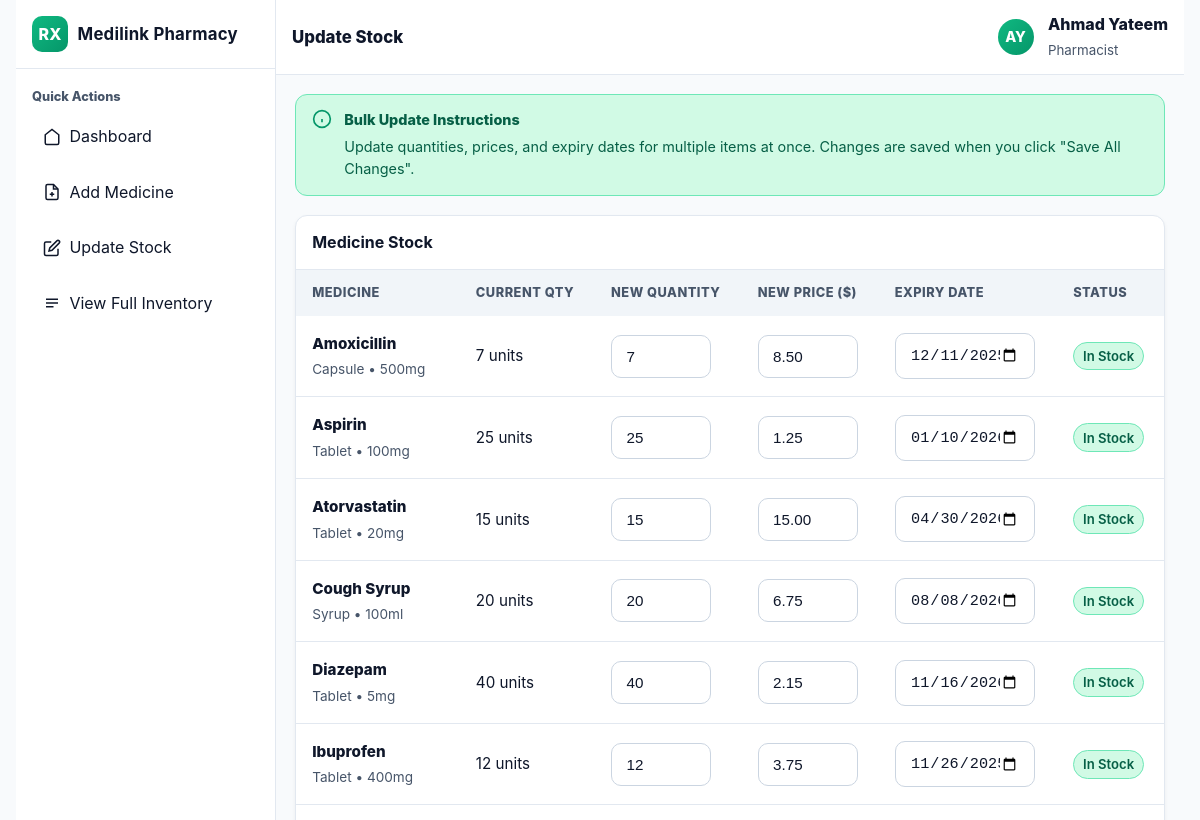
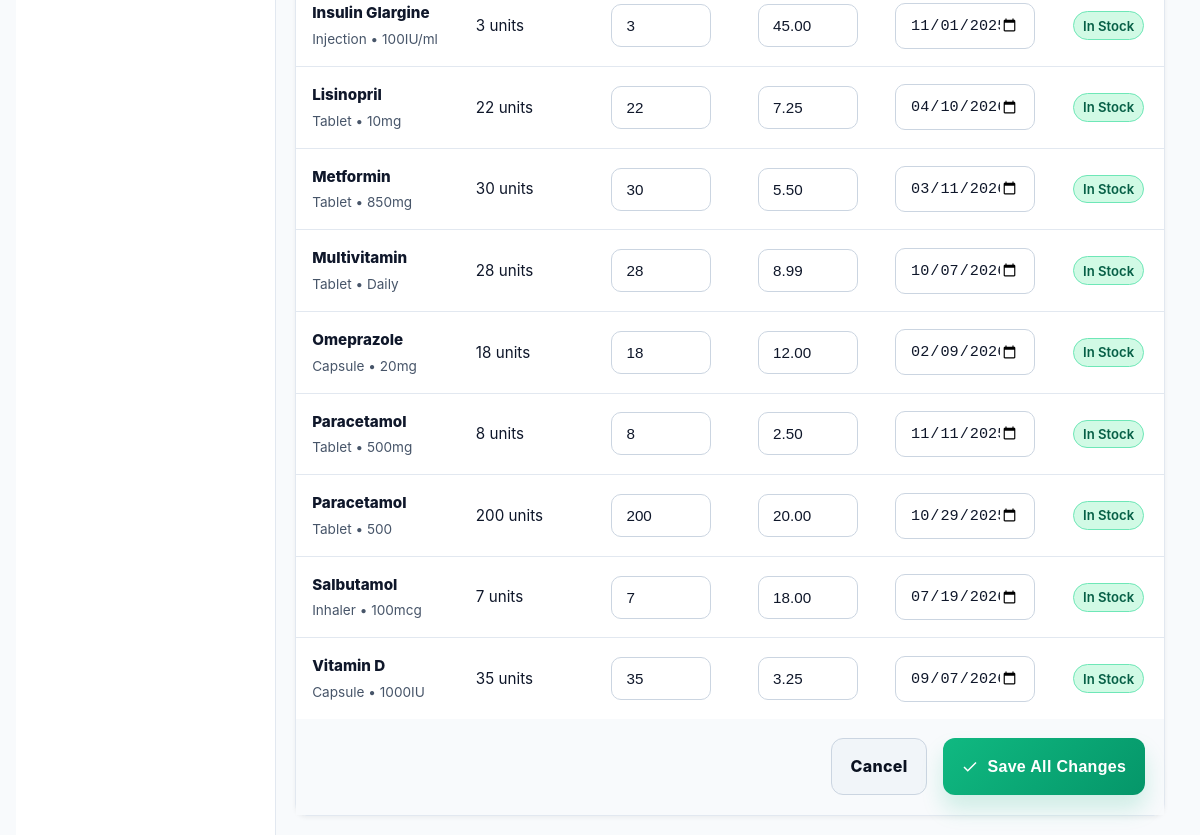
The page /accounts/pharmacy/update-stock/ (signed in) on the database as committed earlier (2 pictures, top to bottom).
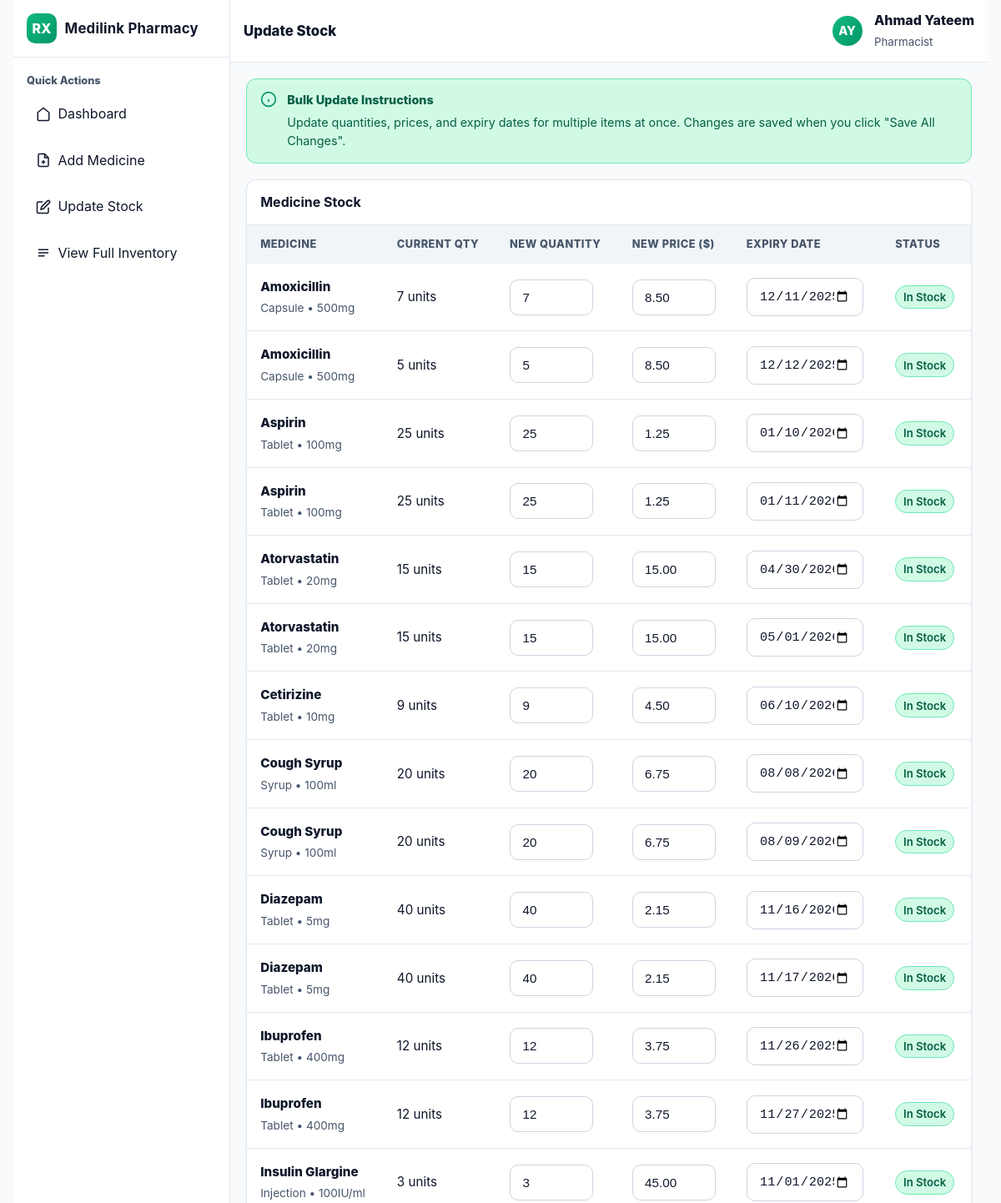
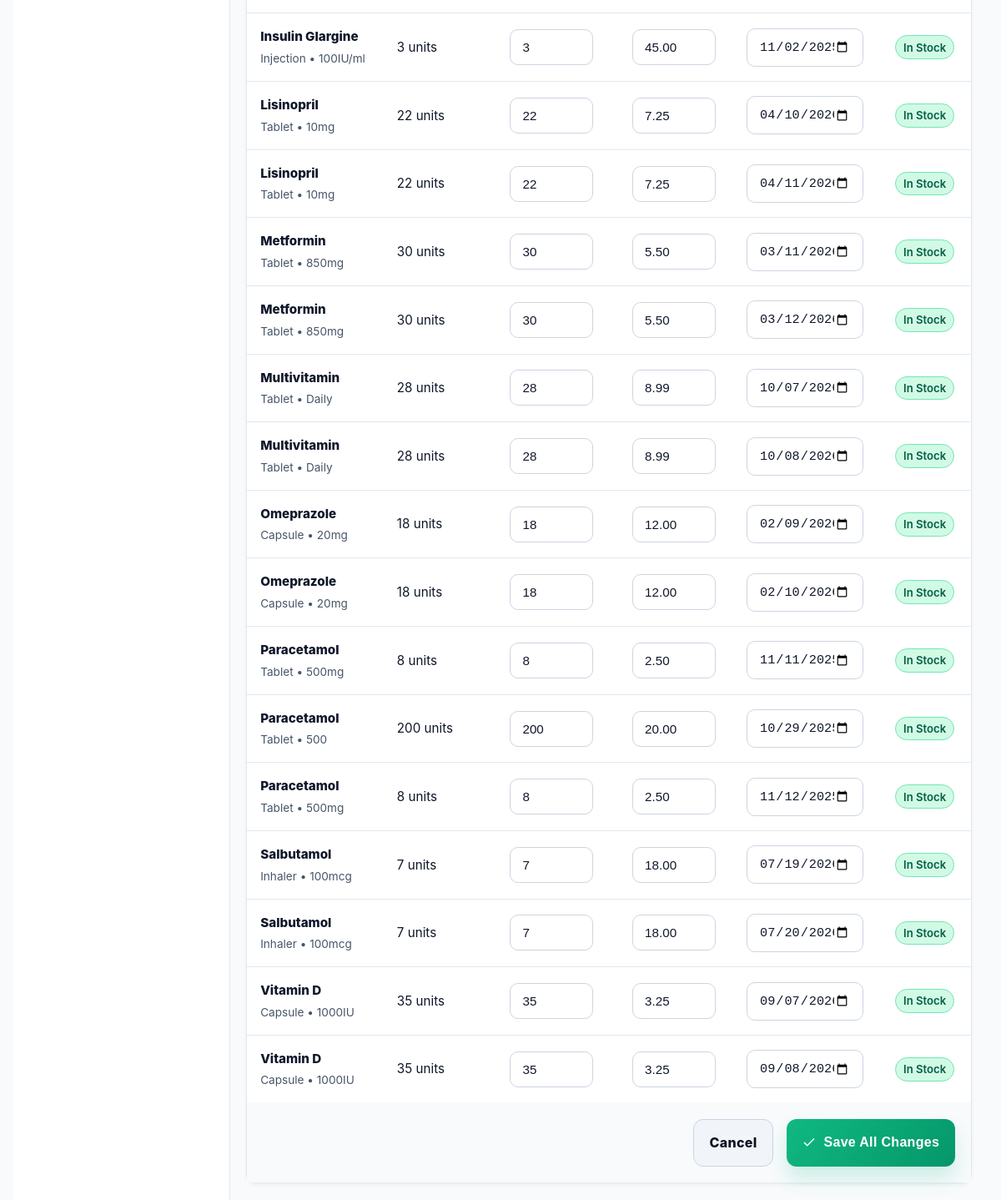
The same page on the database as committed later (2 pictures, top to bottom).
### accounts/models.py (models this page shows, shortened)
class Stock(models.Model):
    pharmacy = models.ForeignKey(Pharmacy, on_delete=models.CASCADE, related_name="stocks")
    medicine = models.ForeignKey(Medicine, on_delete=models.CASCADE, related_name="stocks")
    expiry_date = models.DateField()
    price = models.DecimalField(max_digits=10, decimal_places=2, validators=[MinValueValidator(0)])
    quantity = models.IntegerField(validators=[MinValueValidator(0)])
    class Meta:
        unique_together = ("pharmacy", "medicine", "expiry_date")

class Medicine(models.Model):
    name = models.CharField(max_length=140)
    dosage_form = models.CharField(max_length=80)
    strength = models.CharField(max_length=80)
    description = models.TextField(blank=True)
    class Meta:
        constraints = [
            models.UniqueConstraint(
                fields=["name", "strength", "dosage_form"],
                name="uq_medicine_name_strength_form",
            )
        ]

### accounts/views.py (the view, shortened to what this page needs)
# urls.py: path('pharmacy/update-stock/', views.update_stock, name='update_stock'),
@login_required
def update_stock(request):
    if request.user.role != User.Role.PHARMACY:
        return render(request, 'accounts/error.html', {
            'message': 'This page is for pharmacies only.'
        })
    try:
        pharmacy = request.user.pharmacy
    except Pharmacy.DoesNotExist:
        pharmacy = Pharmacy.objects.create(
            pharmacy_id=request.user,
            license_number=None,
            address=''
        )
    stocks = Stock.objects.filter(pharmacy=pharmacy).select_related('medicine').order_by('medicine__name')
    all_medicines = Medicine.objects.all().order_by('name')
    return render(request, 'accounts/update_stock.html', {
        'stock_items': stocks,
        'stocks': stocks,
        'all_medicines': all_medicines,
        'pharmacy_name': pharmacy.pharmacy_id.name,
        'pharmacist_name': 'Ahmad Yateem',
    })

### accounts/templates/accounts/update_stock.html (shortened to what the changed rows need)
{% load static %}
<!DOCTYPE html>
<html lang="en">
<head>
  <link rel="stylesheet" href="{% static 'css/styles.css' %}">
</head>
<body>
  <div class="app">
    <aside class="sidebar">
      <div class="brand">
        <h1>Medilink Pharmacy</h1>
      </div>
    </aside>
    <section class="main">
      <div class="content">
        <form method="post">
          <div class="panel">
            <div class="head">
              <h2>Medicine Stock</h2>
            </div>
            <div class="body">
              {% if stock_items %}
                <table class="stock-table">
                  <thead>
                    <tr>
                      <th>Medicine</th>
                      <th>Current Qty</th>
                      <th>New Quantity</th>
                      <th>New Price ($)</th>
                      <th>Expiry Date</th>
                      <th>Status</th>
                    </tr>
                  </thead>
                  <tbody>
                    {% for stock in stock_items %}
                      <tr>
                        <td>
                          <div class="medicine-info">
                            <div class="medicine-name">{{ stock.medicine.name }}</div>
                            <div class="medicine-details">
                              {{ stock.medicine.dosage_form }} • {{ stock.medicine.strength }}
                            </div>
                          </div>
                        </td>
                        <td>{{ stock.quantity }} units</td>
                        <td>
                          <input type="number"
                                 name="quantity_{{ stock.id }}"
                                 class="stock-input"
                                 value="{{ stock.quantity }}"
                                 min="0"
                                 required>
                        </td>
                        <td>
                          <input type="number"
                                 name="price_{{ stock.id }}"
                                 class="stock-input"
                                 value="{{ stock.price }}"
                                 step="0.01"
                                 min="0"
                                 required>
                        </td>
                        <td>
                          <input type="date"
                                 name="expiry_{{ stock.id }}"
                                 class="date-input"
                                 value="{{ stock.expiry_date|date:'Y-m-d' }}"
                                 required>
                        </td>
                        <td>
                          {% if stock.is_expired %}
                            <span class="pill red">Expired</span>
                          {% elif stock.is_expiring_soon %}
                            <span class="pill orange">Expiring Soon</span>
                          {% elif stock.is_low_stock %}
                            <span class="pill orange">Low Stock</span>
                          {% else %}
                            <span class="pill green">In Stock</span>
                          {% endif %}
                        </td>
                      </tr>
                    {% endfor %}
                  </tbody>
                </table>
              {% else %}
                <p class="muted">No stock items found. Add some medicines to your inventory first.</p>
              {% endif %}
            </div>
          </div>
        </form>
      </div>
    </section>
  </div>
</body>
</html>

Rows that differ between the two databases and show on the page:
added Stock: medicine.name "Amoxicillin", medicine.dosage_form "Capsule", medicine.strength "500mg", quantity "5", price "8.50", expiry_date "12/12/2025"
added Stock: medicine.name "Aspirin", medicine.dosage_form "Tablet", medicine.strength "100mg", quantity "25", price "1.25", expiry_date "01/11/2026"
added Stock: medicine.name "Atorvastatin", medicine.dosage_form "Tablet", medicine.strength "20mg", quantity "15", price "15.00", expiry_date "05/01/2026"
added Stock: medicine.name "Cetirizine", medicine.dosage_form "Tablet", medicine.strength "10mg", quantity "9", price "4.50", expiry_date "06/10/2026"
added Stock: medicine.name "Cough Syrup", medicine.dosage_form "Syrup", medicine.strength "100ml", quantity "20", price "6.75", expiry_date "08/09/2026"
added Stock: medicine.name "Diazepam", medicine.dosage_form "Tablet", medicine.strength "5mg", quantity "40", price "2.15", expiry_date "11/17/2026"
added Stock: medicine.name "Ibuprofen", medicine.dosage_form "Tablet", medicine.strength "400mg", quantity "12", price "3.75", expiry_date "11/27/2025"
added Stock: medicine.name "Insulin Glargine", medicine.dosage_form "Injection", medicine.strength "100IU/ml", quantity "3", price "45.00", expiry_date "11/02/2025"
added Stock: medicine.name "Lisinopril", medicine.dosage_form "Tablet", medicine.strength "10mg", quantity "22", price "7.25", expiry_date "04/11/2026"
added Stock: medicine.name "Metformin", medicine.dosage_form "Tablet", medicine.strength "850mg", quantity "30", price "5.50", expiry_date "03/12/2026"
added Stock: medicine.name "Multivitamin", medicine.dosage_form "Tablet", medicine.strength "Daily", quantity "28", price "8.99", expiry_date "10/08/2026"
added Stock: medicine.name "Omeprazole", medicine.dosage_form "Capsule", medicine.strength "20mg", quantity "18", price "12.00", expiry_date "02/10/2026"
added Stock: medicine.name "Paracetamol", medicine.dosage_form "Tablet", medicine.strength "500mg", quantity "8", price "2.50", expiry_date "11/12/2025"
added Stock: medicine.name "Salbutamol", medicine.dosage_form "Inhaler", medicine.strength "100mcg", quantity "7", price "18.00", expiry_date "07/20/2026"
added Stock: medicine.name "Vitamin D", medicine.dosage_form "Capsule", medicine.strength "1000IU", quantity "35", price "3.25", expiry_date "09/08/2026"
